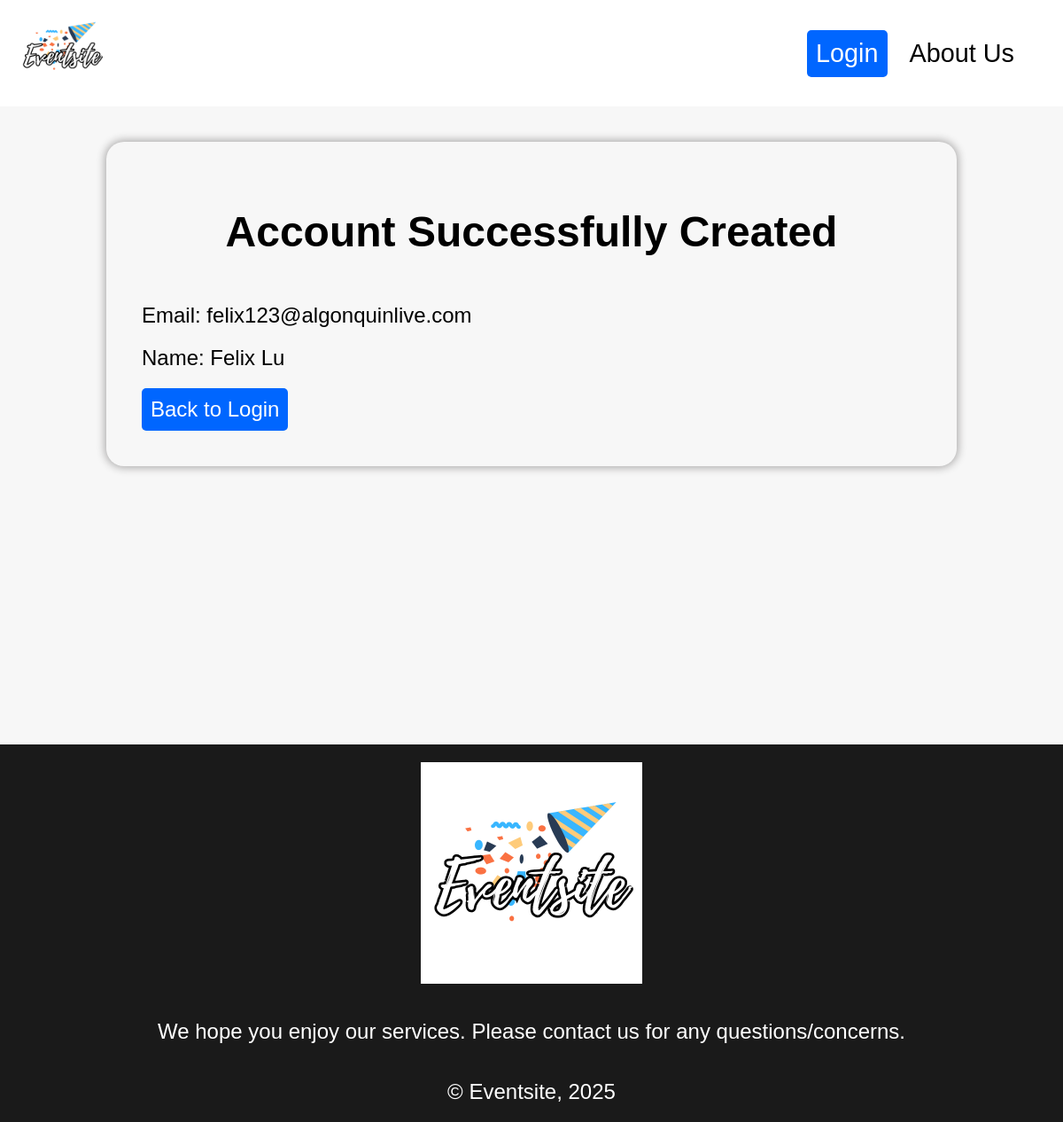
The app's page /public/server/showaccount.php?email=felix123@algonquinlive.com with its own data.
### tables this page shows
CREATE TABLE IF NOT EXISTS `USER` ( 
  Email_Address VARCHAR(320) NOT NULL,
  First_Name VARCHAR(30) NOT NULL, 
  Last_Name VARCHAR (30) NOT NULL, 
  Password VARCHAR(30) NOT NULL, 
  CONSTRAINT UserPK PRIMARY KEY (`Email_Address`)
);

### private/functions/connection.php (called while the page is built, shortened)
<?php
function confirm_not_empty($result_set) {
  if(mysqli_num_rows($result_set) > 0) {
    return true;
  }
  else {
    return false;
  }
}
?>

### public/server/showaccount.php (the view, shortened to what this page needs)
<?php
  require_once "../../private/functions/connection.php";
  $database = db_connect();
  if(isset($_GET['email'])) {
    $email = $_GET['email'];
  }
  else {
    header("Location: createaccount.php");
  }
  $sql = "SELECT * FROM USER WHERE Email_Address = '$email'";
  $result_set = mysqli_query($database, $sql);
  $result = mysqli_fetch_assoc($result_set);
?>
<!DOCTYPE html>
<html lang="en">
<head>
  <link rel="stylesheet" href="../css/general.css" type="text/css">
</head>
<body>
  <?php include "../../private/functions/header.php"?>
  <main>
    <div class="displayaccountbox">
      <h1 class="middleheader">Account Successfully Created</h1>
      <?php
        if (confirm_not_empty($result_set)) {
          echo '<p>Email: '. $result["Email_Address"]. '</p>';
          echo '<p>Name: ' . $result["First_Name"] . ' ' . $result["Last_Name"] . '</p>';
        }
        else {
          echo 'Database query failed';
        }
      ?>
      <a class="smallbutton" href="login.php">Back to Login</a>
    </div>
  </main>
  <?php include "../../private/functions/footer.php"?>
</body>

### public/css/general.css (style rules this page uses)
* { margin:0; padding:0; }
body { position:relative; background-color: #f7f7f7; font-size:24px; font-family:'Gill Sans', 'Gill Sans MT', Calibri, 'Trebuchet MS', sans-serif; }
main { position:relative; box-sizing:border-box; min-height:85vh; }
.smallbutton { display:inline-block; background-color:rgb(0, 102, 255); color:white; padding:10px; border-radius:5px; text-decoration-line:none; width:fit-content; }
.middleheader { margin:0.7em 1em; text-align:center; }
h1 { text-align:center; margin-bottom:0.5em; }
.displayeventbox, .displayaccountbox, .aboutusbox { margin:40px auto; box-sizing:border-box; width:80%; padding: 40px; border-radius:20px; box-shadow: 0px 0px 10px 2px rgb(173, 172, 172); display:flex; flex-direction:column; gap:20px; }

### records on screen
user: Email_Address "felix123@algonquinlive.com", First_Name "Felix", Last_Name "Lu"
